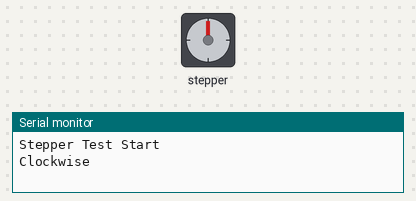
A sketch run on a simulated Arduino Uno, built with avr-gcc and run on an emulated ATmega328P. On the bench: stepper motor, the last lines printed to the serial monitor. Stepper angles assume 2048 steps per turn.

Above: at 0.05 s.
At 3.05 s:
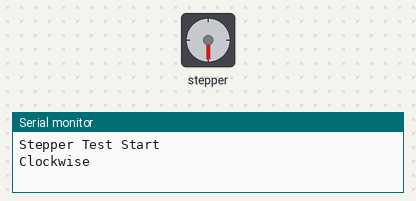
At 6.05 s:
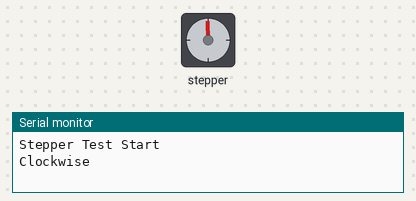
At 12.75 s:
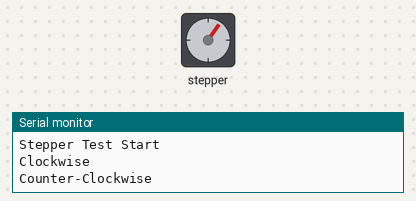
Timing chart, 0 to 18.3 s (numbered marks = the images above):
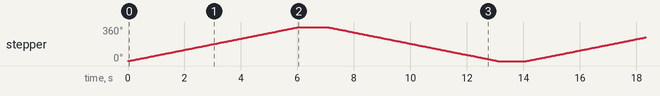

Measured:
- by itself, stepper: turns 360° clockwise in 6.0 s, then 360° counter-clockwise in 6.0 s, repeating every 14.1 s

The sketch:

stepmotor_test.ino
```cpp
#include <Stepper.h>

const int stepsPerRevolution = 2048;  // 28BYJ-48 的标准步数（半步模式）

// 初始化：IN1-IN4 分别接 D2~D5
Stepper myStepper(stepsPerRevolution, 2, 4, 3, 5);

void setup() {
  myStepper.setSpeed(10); // 设置转速 RPM
  Serial.begin(9600);
  Serial.println("Stepper Test Start");
}

void loop() {
  Serial.println("Clockwise");
  myStepper.step(stepsPerRevolution);  // 正转一圈
  delay(1000);

  Serial.println("Counter-Clockwise");
  myStepper.step(-stepsPerRevolution); // 反转一圈
  delay(1000);
}
```
